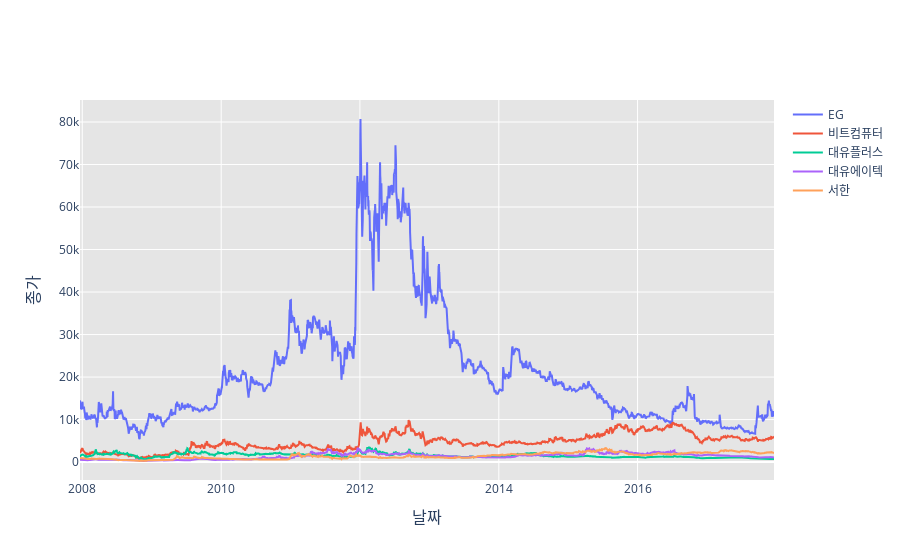

Here is the notebook cell this chart was saved with:
### Code cell
gh_list = []
for item_code in stock_park.values():
    close = fdr.DataReader(item_code, "2007-12-19", "2017-12-19")['Close']
    gh_list.append(close)

df = pd.concat(gh_list, axis=1)
df.columns = stock_park.keys()
df.reset_index(inplace=True)

df['Date'] = pd.to_datetime(df['Date'])
df.set_index('Date', inplace=True)

fig = go.Figure()

for stock in df.columns:
  fig.add_trace(
      go.Scatter(
          x = df.index,
          y = df[stock],
          connectgaps=True,
          name = str(stock)
          ) 
      )

fig.update_xaxes(title_text="날짜", title_font_size=16)
fig.update_yaxes(title_text="종가", title_font_size=16)
fig.update_layout(autosize=True, plot_bgcolor="#E5E5E5",paper_bgcolor = 'white')
                    #width=1200,
                    #height = 800,
                    #hoverlabel_font_color='#FFFFFF',
                    #plot_bgcolor="#F5F4F4",
                    #title_font_size = 18,
                    #font_color="#3F3F3F")
                    
fig.show()

### Figure 1 — Plotly figure (JSON) as saved in the notebook; plotly's stock layout.template omitted (floating-point values rounded to 4 significant figures; data arrays with more than 128 entries replaced by an {"elided": "..."} marker saying what was removed)
{"data": [{"connectgaps": true, "name": "EG", "type": "scatter", "x": {"elided": "2477 str values"}, "y": {"elided": "2477 int values"}}, {"connectgaps": true, "name": "비트컴퓨터", "type": "scatter", "x": {"elided": "2477 str values"}, "y": {"elided": "2477 int values"}}, {"connectgaps": true, "name": "대유플러스", "type": "scatter", "x": {"elided": "2477 str values"}, "y": {"elided": "2477 int values"}}, {"connectgaps": true, "name": "대유에이텍", "type": "scatter", "x": {"elided": "2477 str values"}, "y": {"elided": "2477 int values"}}, {"connectgaps": true, "name": "서한", "type": "scatter", "x": {"elided": "2477 str values"}, "y": {"elided": "2477 int values"}}], "layout": {"autosize": true, "paper_bgcolor": "white", "plot_bgcolor": "#E5E5E5", "xaxis": {"title": {"font": {"size": 16}, "text": "날짜"}}, "yaxis": {"title": {"font": {"size": 16}, "text": "종가"}}}}
